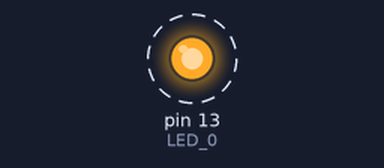
A sketch run on a simulated Arduino Uno, built with avr-gcc and run on an emulated ATmega328P. Parts: output pins drawn as LEDs (lit = HIGH). Dashed ring = blinking. What the sketch prints to the serial monitor is not drawn.

Above: at 0.5 s.
Timing chart, 0 to 3.0 s (numbered marks = the images above):
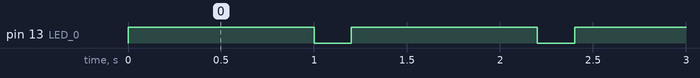

The sketch:

Blink.ino
```cpp
const int LED_0 = 13;
const int onTime = 1000;
const int offTime = 200;

void setup() {
    Serial.begin(9600);
    pinMode(LED_0, OUTPUT);
}

void loop() {
    digitalWrite(LED_0, HIGH);
    Serial.println("On for " + String(onTime) + " ms.");
    delay(onTime);
    digitalWrite(LED_0, LOW);
    Serial.println("Off for " + String(offTime) + "ms.");
    delay(offTime);
}
```

Measured:
- by itself, pin 13 (LED_0): alternates HIGH for 1.0 s and LOW for 0.20 s
